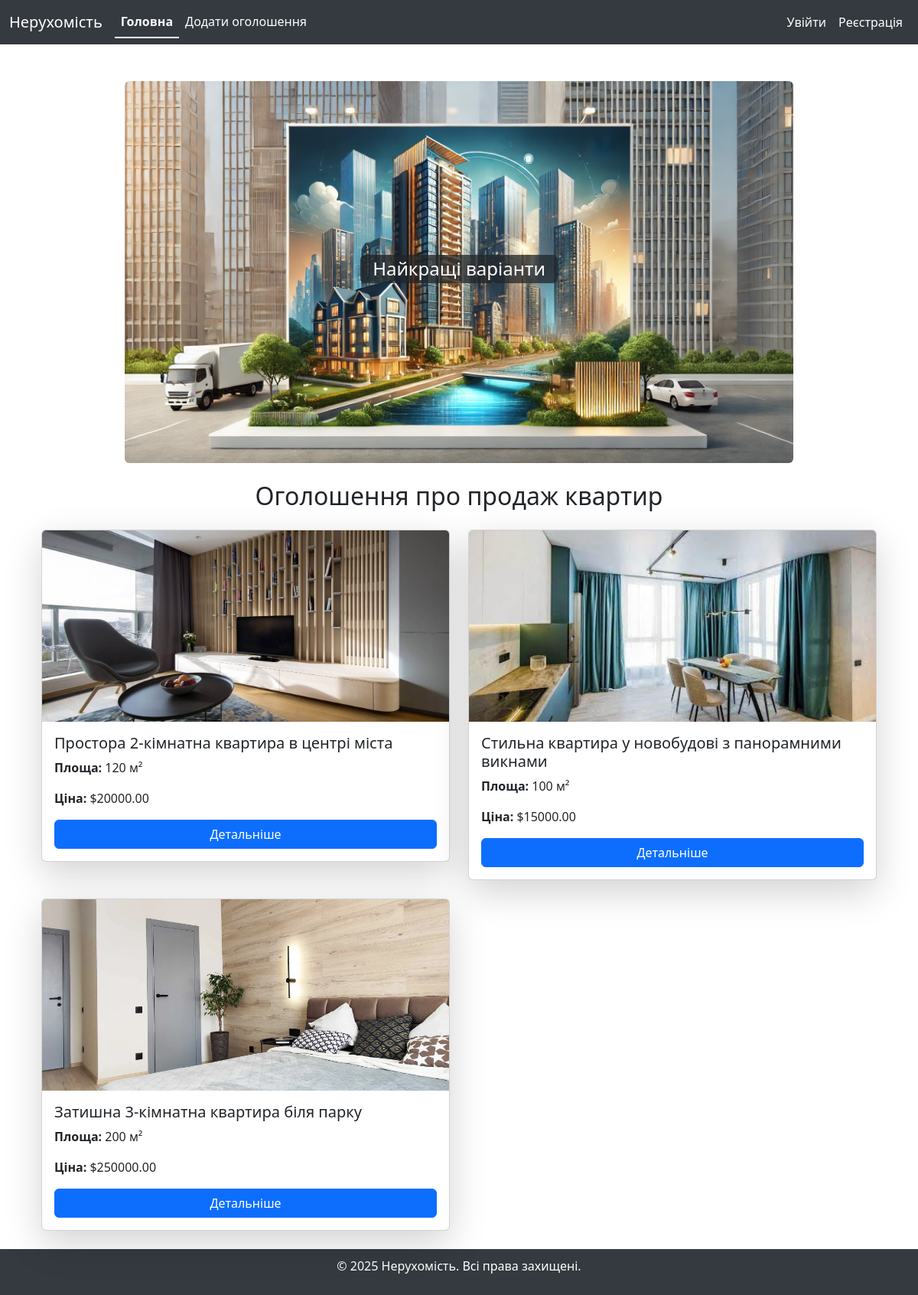
The page / on the database its author committed.
### listings/models.py (models this page shows, shortened)
class Listing(models.Model):
    user = models.ForeignKey(User, on_delete=models.CASCADE, default=1)
    title = models.CharField(max_length=200)
    description = models.TextField()
    price = models.DecimalField(max_digits=10, decimal_places=2)
    image = models.ImageField(upload_to='listings/')
    square_meters = models.PositiveIntegerField()

### listings/views.py (the view)
# urls.py: path('', home, name='home'),
def home(request):
    listings = Listing.objects.all()
    return render(request, 'listings/home.html', {'listings': listings})

### listings/templates/listings/home.html
{% extends 'listings/base.html' %}
{% block content %}
<div class="container text-center mt-4">
    <div class="position-relative d-flex justify-content-center align-items-center" style="max-width: 80%; margin: 0 auto;">
        <img src="/media/banner.png" class="img-fluid rounded" alt="Banner" style="width: 100%; height: auto;">
        <h4 class="position-absolute text-white bg-dark bg-opacity-75 px-3 py-1 rounded" style="font-size: 1.5rem;">Найкращі варіанти</h4>
    </div>
</div>
<div class="container mt-4">
    <h2 class="text-center mb-4">Оголошення про продаж квартир</h2>
    <div class="row">
        {% for listing in listings %}
        <div class="col-md-6 mb-4">
            <div class="card shadow-lg">
                <img src="{{ listing.image.url }}" class="card-img-top" alt="{{ listing.title }}" style="height: 250px; object-fit: cover;">
                <div class="card-body">
                    <h5 class="card-title">{{ listing.title }}</h5>
                    <p class="card-text"><strong>Площа:</strong> {{ listing.square_meters }} м²</p>
                    <p class="card-text"><strong>Ціна:</strong> ${{ listing.price }}</p>
                    <a href="{% url 'listing_detail' listing.id %}" class="btn btn-primary w-100">Детальніше</a>
                </div>
            </div>
        </div>
        {% endfor %}
    </div>
</div>
{% endblock %}

### listings/templates/listings/base.html (shortened to what this page needs)
{% load static %}
<html>
<head>
    <link rel="stylesheet" href="https://cdn.jsdelivr.net/npm/bootstrap@5.3.0/dist/css/bootstrap.min.css">
</head>
<body>
    <nav class="navbar navbar-expand-lg navbar-dark">
        <div class="container-fluid">
            <a class="navbar-brand" href="/">Нерухомість</a>
            <div class="collapse navbar-collapse" id="navbarNav">
                <ul class="navbar-nav me-auto">
                    <li class="nav-item"><a class="nav-link {% if request.path == '/' %}active{% endif %}" href="/">Головна</a></li>
                    <li class="nav-item"><a class="nav-link {% if request.path == '/add-listing/' %}active{% endif %}" href="/add-listing/">Додати оголошення</a></li>
                </ul>
                <ul class="navbar-nav">
                    {% if user.is_authenticated %}
                    <div class="dropdown">
                        <button class="btn btn-light dropdown-toggle" type="button" id="profileDropdown" data-bs-toggle="dropdown" aria-expanded="false">
                            Профіль
                        </button>
                        <ul class="dropdown-menu dropdown-menu-end" aria-labelledby="profileDropdown">
                            <li><a class="dropdown-item btn btn-light text-dark text-center" href="{% url 'profile' %}">Мій профіль</a></li>
                            <li class="text-center">
                                <form method="post" action="{% url 'logout' %}">
                                    {% csrf_token %}
                                    <button type="submit" class="btn btn-light w-100">Вийти</button>
                                </form>
                            </li>
                        </ul>
                    </div>
                    {% else %}
                        <li class="nav-item"><a class="nav-link {% if request.path == '/login/' %}active{% endif %}" href="/login/">Увійти</a></li>
                        <li class="nav-item"><a class="nav-link {% if request.path == '/register/' %}active{% endif %}" href="/register/">Реєстрація</a></li>
                    {% endif %}
                </ul>
            </div>
        </div>
    </nav>
    <div class="container mt-4 content">
        {% block content %}{% endblock %}
    </div>
    <footer class="footer">
        <p>&copy; 2025 Нерухомість. Всі права захищені.</p>
    </footer>
</body>
</html>

### listings/templates/listings/base.html (style rules this page uses)
html, body { height: 100%; display: flex; flex-direction: column; }
.content { flex: 1; }
.navbar { background-color: #343a40 !important; }
.navbar-nav .nav-link { color: white !important; }
.navbar-nav .nav-link.active { font-weight: bold; border-bottom: 2px solid #f8f9fa; color: #f8f9fa !important; }
.footer { background-color: #343a40; color: white; text-align: center; padding: 10px; width: 100%; margin-top: auto; }

### rows shown on the page
Listing: image (picture), title "Простора 2-кімнатна квартира в центрі міста", square_meters "120", price "20000.00"
Listing: image (picture), title "Стильна квартира у новобудові з панорамними викнами", square_meters "100", price "15000.00"
Listing: image (picture), title "Затишна 3-кімнатна квартира біля парку", square_meters "200", price "250000.00"
